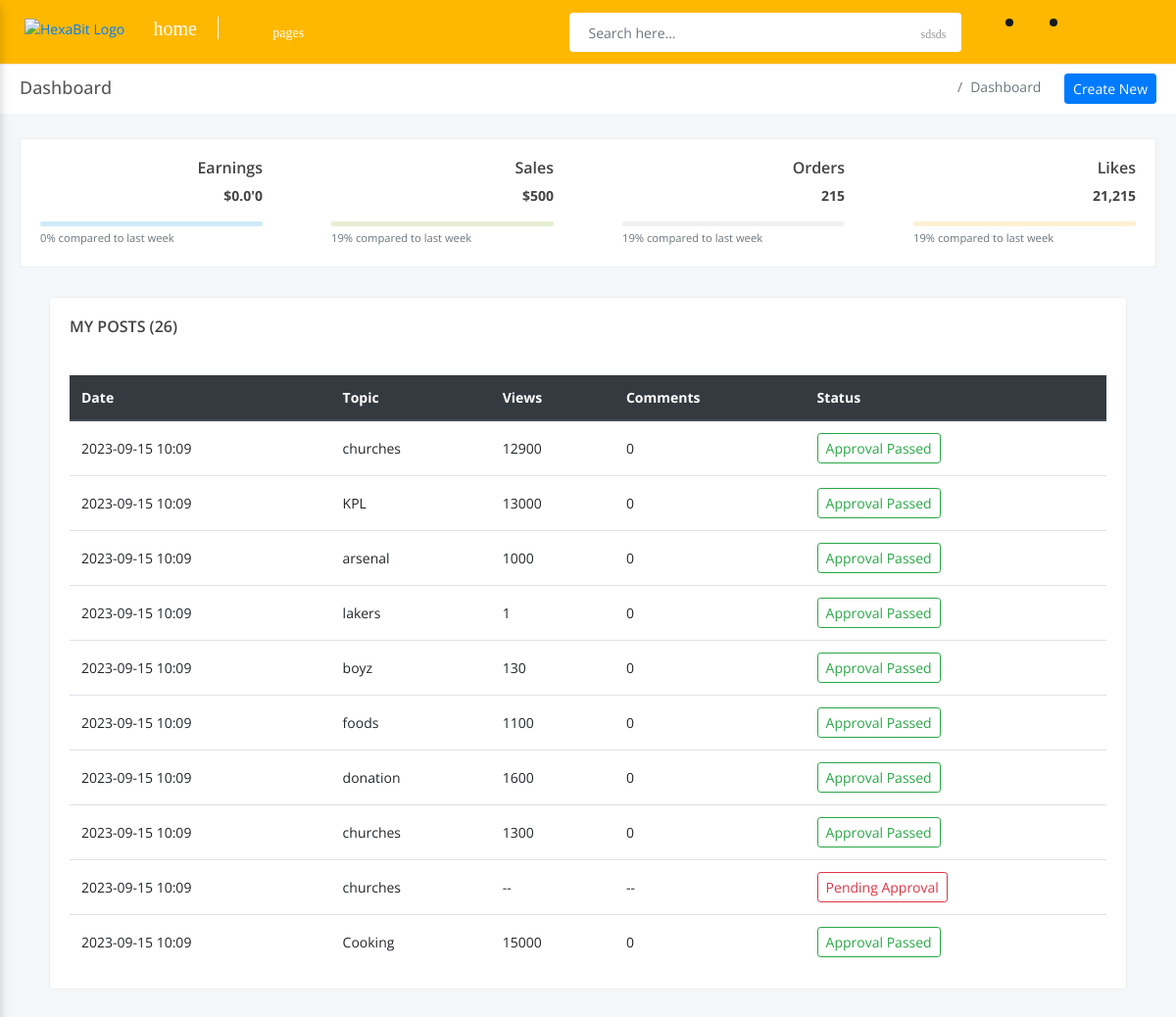
Screenshot of /dashboard/ (signed in) with the database file from the repository.
### posts/models.py (models this page shows, shortened)
class Post(models.Model):
    writer = models.ForeignKey(
        Profile,
        on_delete=models.SET_NULL,
        blank=True,
        null=True,
        related_name="post_author",
    )
    topic = models.ForeignKey(
        Topic,
        on_delete=models.CASCADE,
        related_name="topic_posts",
    )
    title = models.CharField(max_length=100)
    is_editors_choice = models.BooleanField(default=False)
    slug = models.SlugField(max_length=100, blank=True, null=True)
    tags = models.ManyToManyField(Tag, related_name="post_tags", blank=True)
    content = RichTextField(config_name="default")
    createdAt = models.DateTimeField(auto_now_add=True)
    updatedAt = models.DateTimeField(auto_now=True)
    summary = models.TextField(
        max_length=300, blank=True, null=True, help_text="summary of the blog post"
    )
    image = models.ImageField(upload_to="posts/")
    views = models.IntegerField(default=1)
    bg_image = models.ImageField(upload_to="bg_posts/", blank=True, null=True)
    is_approved = models.BooleanField(default=False)
    objects = PostManger()
    @property
    def comments(self):
        return self.get_comments().count()
    class Meta:
        get_latest_by = "createdAt"
    def get_dashboard_absolute_url(self, **kwargs):
        return reverse(
            "dashboard:post_detail", kwargs={"pk": self.pk, "slug": self.slug}
        )
    def get_comments(self):
        return self.post_comments.all()

### category/models.py (models this page shows, shortened)
class Topic(models.Model):
    sub_category = models.ForeignKey(
        SubCategory, on_delete=models.CASCADE, related_name="sub_category_topic"
    )
    topic = models.CharField(max_length=100)
    summary = models.TextField(
        max_length=300, help_text="Summary of what the topic is about"
    )
    is_top_story = models.BooleanField(default=False)
    def __str__(self):
        return self.topic

### dashboard/views.py (the view)
# urls.py: path("", views.DashboardHomeView.as_view(), name="home"),
class DashboardHomeView(CustomAuthorizerCheck, generic.TemplateView):
    template_name = "dashboard/index.html"
    posts = Post
    def _posts(self, limit=10):
        return (
            self.posts.objects.filter(writer=self._user().user_profile)
            .all()
            .order_by("-createdAt")[:limit]
        )
    def get_context_data(self, **kwargs):
        context = super().get_context_data(**kwargs)
        context["my_posts"] = self._posts()
        context["posts"] = self.posts.objects.filter(
            writer=self._user().user_profile
        ).all()
        return context

### templates/dashboard/index.html
{% extends "dashboard/base.html" %}
{% block content %}
{% include "dashboard/shared/pages/home/screens/1/stats.html" %}
{% include "dashboard/shared/pages/home/screens/1/posts.html" %}
{% endblock content %}

### templates/dashboard/base.html (shortened to what this page needs)
<!DOCTYPE html>
{% load static %}
<html lang="en">
  <head>
    <link
      rel="stylesheet"
      href="{% static 'dashboard/vendor/bootstrap/css/bootstrap.min.css' %}"
    />
    <link
      rel="stylesheet"
      href="{% static 'dashboard/vendor/font-awesome/css/font-awesome.min.css' %}"
    />
    <link
      rel="stylesheet"
      href="{% static 'dashboard/vendor/charts-c3/plugin.css' %}"
    />
    <link
      rel="stylesheet"
      href="{% static 'dashboard/vendor/bootstrap-progressbar/css/bootstrap-progressbar-3.3.4.min.css' %}"
    />
    <link
      rel="stylesheet"
      href="{% static 'dashboard/vendor/chartist/css/chartist.min.css' %}"
    />
    <link
      rel="stylesheet"
      href="{% static 'dashboard/vendor/chartist-plugin-tooltip/chartist-plugin-tooltip.css' %}"
    />
    <link
      rel="stylesheet"
      href="{% static 'dashboard/vendor/toastr/toastr.min.css' %}"
    />
    <link
      rel="stylesheet"
      href="{% static 'dashboard/vendor/bootstrap-datepicker/css/bootstrap-datepicker3.min.css' %}"
    />
    <link
      rel="stylesheet"
      href="{% static 'dashboard/vendor/summernote/dist/summernote.css' %}"
    />
    <link rel="stylesheet" href="{% static 'dashboard/css/main.css' %}" />
    <link
      rel="stylesheet"
      href="{% static 'dashboard/css/color_skins.css' %}"
    />
    <link rel="stylesheet" href="{% static 'dashboard/css/blog.css' %}" />
  </head>
  <body class="theme-orange">
    <div id="wrapper">
      {% include "dashboard/common/navbar.html" %}
      <div id="main-content">
        {% include "dashboard/shared/minnav.html" %}
        <div class="container-fluid">
          {% block content %}{% endblock content %}
        </div>
      </div>
    </div>
  </body>
</html>

### templates/dashboard/common/navbar.html (shortened to what this page needs)
{% load static %}
<nav class="navbar navbar-fixed-top">
    <div class="container-fluid">
      <div class="navbar-left">
        <div class="navbar-btn">
          <a href="{% url 'dashboard:home' %}"
            ><img
              src="https://wrraptheme.com/templates/hexabit/html/assets/images/icon-light.svg"
              alt="HexaBit Logo"
              class="img-fluid logo"
          /></a>
          <button title="collapse" type="button" class="btn-toggle-offcanvas">
            <i class="lnr lnr-menu fa fa-bars">home</i>
          </button>
        </div>
        <a href="javascript:void(0);" class="icon-menu btn-toggle-fullwidth"
          ><i class="fa fa-arrow-left"></i
        ></a>
        <ul class="nav navbar-nav">
          <li class="dropdown dropdown-animated scale-right">
            <a
              href="javascript:void(0);"
              class="dropdown-toggle icon-menu"
              data-toggle="dropdown"
              ><i class="icon-grid">pages</i
            ></a>
          </li>
          <li>
            <a
              href=""
              class="icon-menu d-none d-sm-block d-md-none d-lg-block"
              ><i class="icon-calendar"></i
            ></a>
          </li>
          <li>
            <a href="" class="icon-menu d-none d-sm-block"
              ><i class="icon-bubbles"></i
            ></a>
          </li>
        </ul>
      </div>
      <div class="navbar-right">
        <form id="navbar-search" class="navbar-form search-form">
          <input
            value=""
            class="form-control"
            placeholder="Search here..."
            type="text"
          />
          <button type="button" class="btn btn-default">
            <i class="icon-magnifier">sdsds</i>
          </button>
        </form>
        <div id="navbar-menu">
          <ul class="nav navbar-nav">
            <li class="dropdown dropdown-animated scale-left">
              <a
                href="javascript:void(0);"
                class="dropdown-toggle icon-menu"
                data-toggle="dropdown"
              >
                <i class="icon-envelope"></i>
                <span class="notification-dot"></span>
              </a>
            </li>
            <li class="dropdown dropdown-animated scale-left">
              <a
                href="javascript:void(0);"
                class="dropdown-toggle icon-menu"
                data-toggle="dropdown"
              >
                <i class="icon-bell"></i>
                <span class="notification-dot"></span>
              </a>
            </li>
            <li>
              <a
                href="javascript:void(0);"
                class="right_toggle icon-menu"
                title="Right Menu"
                ><i class="icon-settings"></i
              ></a>
            </li>
            <li>
              <a href="" class="icon-menu"
                ><i class="icon-power"></i
              ></a>
            </li>
          </ul>
        </div>
      </div>
    </div>
  </nav>

### templates/dashboard/shared/rnavbar.html (shortened to what this page needs)
{% load static %}

### templates/dashboard/shared/lnavbar.html (shortened to what this page needs)
{% load static %}

### templates/dashboard/shared/minnav.html
{% load static %}
<div class="block-header">
    <div class="row clearfix">
      <div class="col-md-6 col-sm-12">
        <h2>Dashboard</h2>
      </div>
      <div class="col-md-6 col-sm-12 text-right">
        <ul class="breadcrumb">
          <li class="breadcrumb-item">
            <a href="{% url 'dashboard:home' %}"><i class="icon-home"></i></a>
          </li>
          <li class="breadcrumb-item active">Dashboard</li>
        </ul>
        <a
          href="{% url 'dashboard:post_regular_create' %}"
          class="btn btn-sm btn-primary"
          title=""
          >Create New</a
        >
      </div>
    </div>
  </div>

### templates/dashboard/shared/pages/home/screens/1/stats.html (shortened to what this page needs)
{% load static %}
<div class="row clearfix">
    <div class="col-12">
      <div class="card top_report">
        <div class="row clearfix">
          <div class="col-lg-3 col-md-6 col-sm-6">
            <div class="body">
              <div class="clearfix">
                <div class="float-left">
                  <i class="fa fa-2x fa-dollar text-col-blue"></i>
                </div>
                <div class="number float-right text-right">
                  <h6>Earnings</h6>
                  <span class="font700">$0.0'0</span>
                </div>
              </div>
              <div
                class="progress progress-xs progress-transparent custom-color-blue mb-0 mt-3"
              >
              </div>
              <small class="text-muted"
                >0% compared to last week</small
              >
            </div>
          </div>
          <div class="col-lg-3 col-md-6 col-sm-6">
            <div class="body">
              <div class="clearfix">
                <div class="float-left">
                  <i class="fa fa-2x fa-bar-chart-o text-col-green"></i>
                </div>
                <div class="number float-right text-right">
                  <h6>Sales</h6>
                  <span class="font700">$500</span>
                </div>
              </div>
              <div
                class="progress progress-xs progress-transparent custom-color-green mb-0 mt-3"
              >
              </div>
              <small class="text-muted"
                >19% compared to last week</small
              >
            </div>
          </div>
          <div class="col-lg-3 col-md-6 col-sm-6">
            <div class="body">
              <div class="clearfix">
                <div class="float-left">
                  <i class="fa fa-2x fa-shopping-cart text-col-red"></i>
                </div>
                <div class="number float-right text-right">
                  <h6>Orders</h6>
                  <span class="font700">215</span>
                </div>
              </div>
              <div
                class="progress progress-xs progress-transparent custom-color-red mb-0 mt-3"
              >
              </div>
              <small class="text-muted"
                >19% compared to last week</small
              >
            </div>
          </div>
          <div class="col-lg-3 col-md-6 col-sm-6">
            <div class="body">
              <div class="clearfix">
                <div class="float-left">
                  <i class="fa fa-2x fa-thumbs-up text-col-yellow"></i>
                </div>
                <div class="number float-right text-right">
                  <h6>Likes</h6>
                  <span class="font700">21,215</span>
                </div>
              </div>
              <div
                class="progress progress-xs progress-transparent custom-color-yellow mb-0 mt-3"
              >
              </div>
              <small class="text-muted"
                >19% compared to last week</small
              >
            </div>
          </div>
        </div>
      </div>
    </div>
  </div>

### templates/dashboard/shared/pages/home/screens/1/posts.html (shortened to what this page needs)
<div class="container-fluid">
  <div class="col-lg-12 col-md-12 col-sm-12">
    <div class="card">
      <div class="header">
        <h2>MY POSTS ({{posts.count}})</h2>
        <ul class="header-dropdown dropdown dropdown-animated scale-left">
          <li>
            <a
              href="javascript:void(0);"
              data-toggle="cardloading"
              data-loading-effect="pulse"
              ><i class="icon-refresh"></i
            ></a>
          </li>
          <li>
            <a href="javascript:void(0);" class="full-screen"
              ><i class="icon-size-fullscreen"></i
            ></a>
          </li>
          <li class="dropdown">
            <a
              href="javascript:void(0);"
              class="dropdown-toggle"
              data-toggle="dropdown"
              role="button"
              aria-haspopup="true"
              aria-expanded="false"
            ></a>
          </li>
        </ul>
      </div>
      <div class="body">
        {% if my_posts %}
        <div class="table-responsive">
          <table
            class="table table-hover js-basic-example dataTable table-custom mb-0"
          >
            <thead class="thead-dark">
              <tr>
                <th>Date</th>
                <th>Topic</th>
                <th>Views</th>
                <th>Comments</th>
                <th>Status</th>
              </tr>
            </thead>
            <tbody>
                {% for post in my_posts %}
              <tr>
                <td>{{post.createdAt|date:"Y-m-d H:m"}}</td>
                <td>{{post.topic}}</td>
                <td> {% if post.is_approved %}{{post.views}}{% else %} -- {% endif %}</td>
                <td> {% if post.is_approved %}{{post.comments}}{% else %} -- {% endif %}</td>
                <td>
                  <a href="{{ post.get_dashboard_absolute_url }}" class="btn btn-sm round btn-outline-{% if post.is_approved %}success{% else %}danger{% endif %}">
                    {% if post.is_approved %}Approval Passed{% else %}Pending Approval{% endif %}
                  </a>
                </td>
              </tr>
              {% endfor %}
            </tbody>
          </table>
        </div>
        {% endif %}
      </div>
    </div>
  </div>
</div>

### rows the page displays
Post: createdAt "2023-09-15 10:09", topic "churches", views "12900", comments "0", is_approved "Approval Passed"
Post: createdAt "2023-09-15 10:09", topic "KPL", views "13000", comments "0", is_approved "Approval Passed"
Post: createdAt "2023-09-15 10:09", topic "arsenal", views "1000", comments "0", is_approved "Approval Passed"
Post: createdAt "2023-09-15 10:09", topic "lakers", views "1", comments "0", is_approved "Approval Passed"
Post: createdAt "2023-09-15 10:09", topic "boyz", views "130", comments "0", is_approved "Approval Passed"
Post: createdAt "2023-09-15 10:09", topic "foods", views "1100", comments "0", is_approved "Approval Passed"
Post: createdAt "2023-09-15 10:09", topic "donation", views "1600", comments "0", is_approved "Approval Passed"
Post: createdAt "2023-09-15 10:09", topic "churches", views "1300", comments "0", is_approved "Approval Passed"
Post: createdAt "2023-09-15 10:09", topic "churches", is_approved "Pending Approval"
Post: createdAt "2023-09-15 10:09", topic "Cooking", views "15000", comments "0", is_approved "Approval Passed"

### other values shown
{{ posts.count }} "26"
